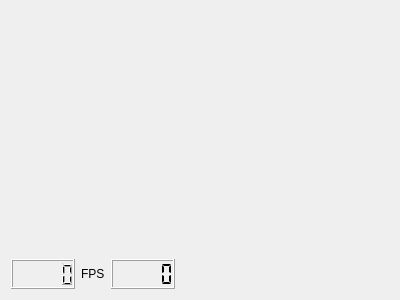
<?xml version="1.0" encoding="UTF-8"?>
<ui version="4.0">
 <class>Capture</class>
 <widget class="QWidget" name="Capture">
  <property name="geometry">
   <rect>
    <x>0</x>
    <y>0</y>
    <width>400</width>
    <height>300</height>
   </rect>
  </property>
  <property name="windowTitle">
   <string>Form</string>
  </property>
  <layout class="QGridLayout" name="gridLayout">
   <item row="0" column="2">
    <widget class="QLabel" name="label_2">
     <property name="autoFillBackground">
      <bool>true</bool>
     </property>
     <property name="text">
      <string/>
     </property>
    </widget>
   </item>
   <item row="0" column="1">
    <widget class="QLabel" name="label">
     <property name="autoFillBackground">
      <bool>true</bool>
     </property>
     <property name="text">
      <string/>
     </property>
    </widget>
   </item>
   <item row="1" column="1">
    <layout class="QHBoxLayout" name="horizontalLayout">
     <item>
      <widget class="QLCDNumber" name="lcdNumber_2">
       <property name="maximumSize">
        <size>
         <width>16777215</width>
         <height>30</height>
        </size>
       </property>
      </widget>
     </item>
     <item>
      <widget class="QLabel" name="label_3">
       <property name="maximumSize">
        <size>
         <width>16777215</width>
         <height>30</height>
        </size>
       </property>
       <property name="text">
        <string>FPS</string>
       </property>
      </widget>
     </item>
     <item>
      <widget class="QLCDNumber" name="lcdNumber">
       <property name="maximumSize">
        <size>
         <width>16777215</width>
         <height>30</height>
        </size>
       </property>
       <property name="autoFillBackground">
        <bool>true</bool>
       </property>
       <property name="segmentStyle">
        <enum>QLCDNumber::Flat</enum>
       </property>
      </widget>
     </item>
     <item>
      <spacer name="horizontalSpacer">
       <property name="orientation">
        <enum>Qt::Horizontal</enum>
       </property>
       <property name="sizeHint" stdset="0">
        <size>
         <width>40</width>
         <height>20</height>
        </size>
       </property>
      </spacer>
     </item>
    </layout>
   </item>
   <item row="1" column="2">
    <spacer name="horizontalSpacer_2">
     <property name="orientation">
      <enum>Qt::Horizontal</enum>
     </property>
     <property name="sizeHint" stdset="0">
      <size>
       <width>40</width>
       <height>20</height>
      </size>
     </property>
    </spacer>
   </item>
  </layout>
 </widget>
 <resources/>
 <connections/>
</ui>
